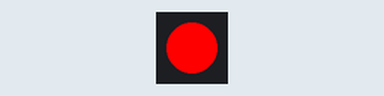
Simulated run of this program. Board: Raspberry Pi Pico running MicroPython. Parts: 1 RGB LEDs in strip order, left to right.

Above: at 0.5 s.
At 3.5 s:
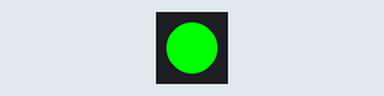
Timing chart, 0 to 4.6 s (numbered marks = the images above):
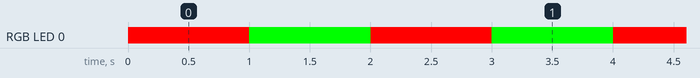

Measured:
- by itself, RGB LED 0: alternates RGB(255, 0, 0) for 1.0 s and RGB(0, 255, 0) for 1.0 s

The program:

RGB_LED_Test.py
```python
from machine import Pin
import neopixel
import time

# Set up the NeoPixel RGB LED
led_count = 1  # Assuming you have one RGB LED
led_pin = 22   # Connected to GP22
np = neopixel.NeoPixel(Pin(led_pin), led_count)

def set_color(r, g, b):
    """Set the RGB LED color (0-255 for each component)"""
    np[0] = (r, g, b)
    np.write()

def show_red():
    """Show red color for 1 second"""
    set_color(255, 0, 0)
    time.sleep(1)
    set_color(0, 0, 0)  # Turn off LED

def show_green():
    """Show green color for 1 second"""
    set_color(0, 255, 0)
    time.sleep(1)
    set_color(0, 0, 0)  # Turn off LED

def turn_off_led():
    """Turn off the RGB LED"""
    set_color(0, 0, 0)


#Main Loop
while True:
    show_red()
    show_green()
    turn_off_led()
```
